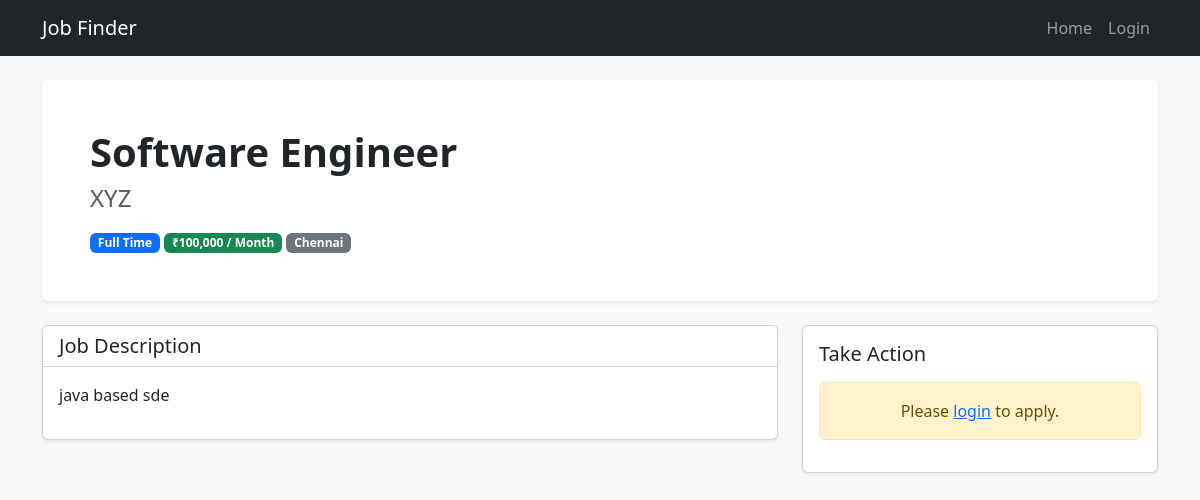
The page /job_details.php?id=5 on the database its author committed.
### tables this page shows
CREATE TABLE `jobs` (
  `id` int(11) NOT NULL,
  `employer_id` int(11) NOT NULL,
  `title` varchar(150) NOT NULL,
  `company_name` varchar(100) NOT NULL,
  `location` varchar(100) NOT NULL,
  `job_type` enum('Full Time','Part Time','Contract','Freelance') NOT NULL,
  `salary` int(11) NOT NULL,
  `tags` varchar(255) DEFAULT NULL,
  `description` text NOT NULL,
  `created_at` timestamp NOT NULL DEFAULT current_timestamp()
);

### job_details.php (the view, shortened to what this page needs)
<?php
$job_id = (int)$_GET['id'];
$sql = "SELECT * FROM jobs WHERE id = '$job_id'";
$result = mysqli_query($conn, $sql);
$job = mysqli_fetch_assoc($result);
?>
<!DOCTYPE html>
<html lang="en">
<head>
    <link href="https://cdn.jsdelivr.net/npm/bootstrap@5.3.0/dist/css/bootstrap.min.css" rel="stylesheet">
</head>
<body class="bg-light">
    <nav class="navbar navbar-expand-lg navbar-dark bg-dark mb-4">
        <div class="container">
            <?php if ($_SESSION['role'] == 'employer' && $_SESSION['user_id'] == $job['employer_id']): ?>
                    <a class="navbar-brand" href="index.php">Talent Finder</a>
                <?php else: ?>
                    <a class="navbar-brand" href="index.php">Job Finder</a>
                <?php endif; ?>
            <div class="collapse navbar-collapse">
                <ul class="navbar-nav ms-auto">
                    <li class="nav-item"><a class="nav-link" href="index.php">Home</a></li>
                    <?php if (isset($_SESSION['user_id'])): ?>
                        <?php if ($_SESSION['role'] == 'employer'): ?>
                            <li class="nav-item"><a class="nav-link" href="./employer/dashboard.php">Dashboard</a></li>
                        <?php else: ?>
                            <li class="nav-item"><a class="nav-link" href="./jobseeker/applications.php">My Apps</a></li>
                            <li class="nav-item"><a class="nav-link" href="./jobseeker/saved.php">Bookmarks</a></li>
                        <?php endif; ?>
                        <li class="nav-item"><a class="nav-link btn btn-danger text-white btn-sm ms-2" href="logout.php">Logout</a></li>
                    <?php else: ?>
                        <li class="nav-item"><a class="nav-link" href="login.php">Login</a></li>
                    <?php endif; ?>
                </ul>
            </div>
        </div>
    </nav>
    <div class="container">
        <div class="bg-white p-5 rounded shadow-sm mb-4">
            <h1 class="fw-bold"><?php echo $job['title']; ?></h1>
            <h4 class="text-muted"><?php echo $job['company_name']; ?></h4>
            <div class="mt-3">
                <span class="badge bg-primary"><?php echo $job['job_type']; ?></span>
                <span class="badge bg-success">&#8377;<?php echo number_format($job['salary']); ?> / Month</span>
                <span class="badge bg-secondary"><?php echo $job['location']; ?></span>
            </div>
        </div>
        <div class="row">
            <div class="col-md-8">
                <div class="card shadow-sm mb-4">
                    <div class="card-header bg-white">
                        <h5 class="mb-0">Job Description</h5>
                    </div>
                    <div class="card-body">
                        <p style="white-space: pre-line;"><?php echo $job['description']; ?></p>
                    </div>
                </div>
            </div>
            <div class="col-md-4">
                <div class="card shadow-sm">
                    <div class="card-body">
                        <h5 class="card-title mb-3">Take Action</h5>
                        <?php if (isset($_SESSION['user_id'])): ?>
                            <?php if ($_SESSION['role'] == 'seeker'): ?>
                                <form action="" method="POST">
                                    <div class="mb-3">
                                        <label class="form-label fw-bold">Cover Letter</label>
                                        <textarea name="cover_letter" class="form-control" rows="4" placeholder="Why are you a good fit?" required></textarea>
                                    </div>
                                    <button type="submit" name="apply" class="btn btn-primary w-100 mb-2">Submit Application</button>
                                </form>
                                <a href="job_details.php?id=<?php echo $job['id']; ?>&bookmark=true" class="btn btn-outline-danger w-100"> Bookmark for Later</a>
                            <?php elseif ($_SESSION['role'] == 'employer' && $_SESSION['user_id'] == $job['employer_id']): ?>
                                <div class="d-grid gap-2">
                                    <a href="./employer/job_edit.php?id=<?php echo $job['id']; ?>" class="btn btn-warning">Edit Job</a>
                                </div>
                            <?php else: ?>
                                <p class="text-muted">Logged in as Employer.</p>
                            <?php endif; ?>
                        <?php else: ?>
                            <div class="alert alert-warning text-center">
                                Please <a href="login.php">login</a> to apply.
                            </div>
                        <?php endif; ?>
                    </div>
                </div>
            </div>
        </div>
    </div>
</body>
</html>

### rows shown on the page
jobs: title "Software Engineer", company_name "XYZ", job_type "Full Time", salary "100,000", location "Chennai", description "java based sde"
